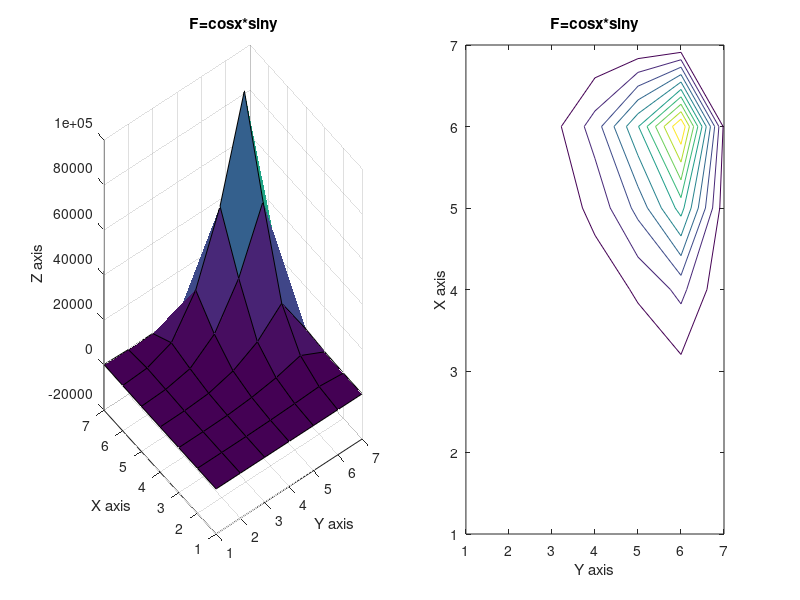

Reproduce this figure in MATLAB.
%Code Method Gauss_Seidel METHOD with Successive Over Relaxation
% Abraham Blanco  1223970
clear all; clc;
%% Parameters
ax = 0;
ay = 0;
bx = 2*pi;
by = 2*pi;
% Define the number of points on the interior (this does not include the exterior boundary points)
lamda=input('Value of lamda=');
M=input('Value of X Intenal Nodes=');
N=input('Value of Y Internal Nodes=');
tic %time begins here after inputs are set
M1=M+2;
N1=N+2;
% this generates the x and y values that will be used to calculate the F matrix
xvalues = linspace(0,2*pi,M+2);
yvalues = linspace(0,2*pi,N+2);
%%
%U matrix ( initial guess)
U = ones(M+2,N+2);
%solving for right hand side (F equation)
for i=1:length(xvalues);
    for j=1:length(yvalues);
F(i,j) = cos ( (0.5*pi)* (2*((xvalues(i)-ax) / (bx - ax))+1 )).*sin( pi*((yvalues(j)-ay) / (by -ay))); %given initial Function
%F(i,j) = 0; %last simulation with F=0 uncomment when using F=0
    end
end

%% Boundary Conditions for "Top" and "BGttom" side of Matrix

% Top boundary values (Dirchelet Condition)
phi_ab = ((yvalues - ay).^2 ) .* sin( pi *(yvalues - ay) / (2*(by-ay)) ) ; 

% Bottom boundary values (Dirchelet Condition)
psy_ab = cos (pi*(yvalues-ay)).*cosh(by-yvalues);

% place these known values in the solution grid
%solveing for Left and Right Boundaries
U(1,:) = phi_ab;
U(end,:) = psy_ab; 
W(1,:)=U(1,:);
W(end,:)=U(end,:);
%%
DX = 2*pi/(M+1);
A = 1/DX.^2;
DY = 2*pi/(N+1);
B = 1/DY.^2;
R = -2*(A+B);

% normalize elements
A = A/R;
B = B/R;
F = F/R;
R = 1;
error=10;
error_iterations=0;
% check for diagonal dominance of elements
abs(R) >= abs(2*A+2*B);
%%
while error>10^-10;
   W=U;
for j = 2:M+1;
    
    % Left boundary
    W(j,1) = U(j,1);
    U(j,1) = (  F(j,1) - (2*B)*U(j,2) - A*U(j-1,1) - A*U(j+1,1) );
    error(j,1) = abs((U(j,1) - W(j,1)) / U(j,1));
    % Right Boundary
    W(j,end)= U(j,end);
    U(j,end) = (  F(j,end) - (2*B)*U(j,end-1) - A*U(j-1,end) - A*U(j+1,end) );
    error(j,M+2) = abs((U(j,M+2) - W(j,M+2)) / U(j,M+2));
end
%% Main Sweep of Gauss-Siedel

for k = 2:N+1;
    for j = 2:M+1;
        U(j,k) = (  F(j,k) - B*U(j,k-1) - B*U(j,k+1)- A*U(j-1,k) - A*U(j+1,k) );
        U(j,k) = lamda*U(j,k)+(1-lamda)*W(j,k);
        error(j,k)= abs((U(j,k) - W(j,k)) / U(j,k));
    end
end
error=abs(max(max(((W-U)./W))));
error_iterations=error_iterations+1;
end
toc
error_iterations
figure
subplot(1,2,1),surf(U), xlabel('Y axis'), ylabel('X axis'), zlabel('Z axis'), title('F=cosx*siny')
subplot(1,2,2),contour(U), xlabel('Y axis'), ylabel('X axis'), title('F=cosx*siny')
